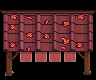

A level layout from a 2D game, rendered from its tile map. Below: a short description, then the map file with its tile-grid data intact:
An orthogonal 6x5 tile map with 16x16 px tiles, 1 tile layer (AlwaysFront).

<map version="1.10" tiledversion="1.11.2" orientation="orthogonal" renderorder="right-down" compressionlevel="0" width="6" height="5" tilewidth="16" tileheight="16" infinite="0" nextlayerid="8" nextobjectid="1">
 <tileset firstgid="1" source="master_canopies.tsx" /><layer id="4" name="AlwaysFront" width="6" height="5">
  <data encoding="csv">
895,896,897,898,899,900,
949,950,951,952,953,954,
1003,1004,1005,1006,1007,1008,
1057,1058,1059,1060,1061,1062,
1111,1112,1113,0,1115,1116
</data>
 </layer>
</map>
